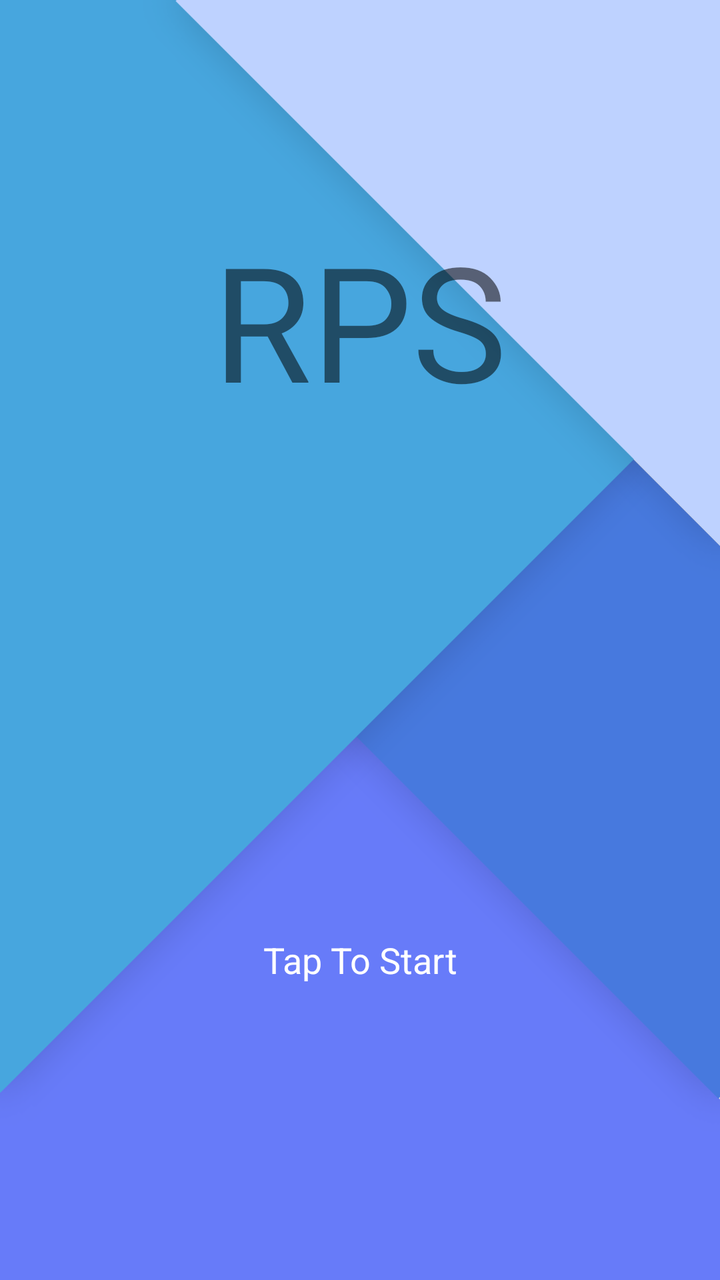
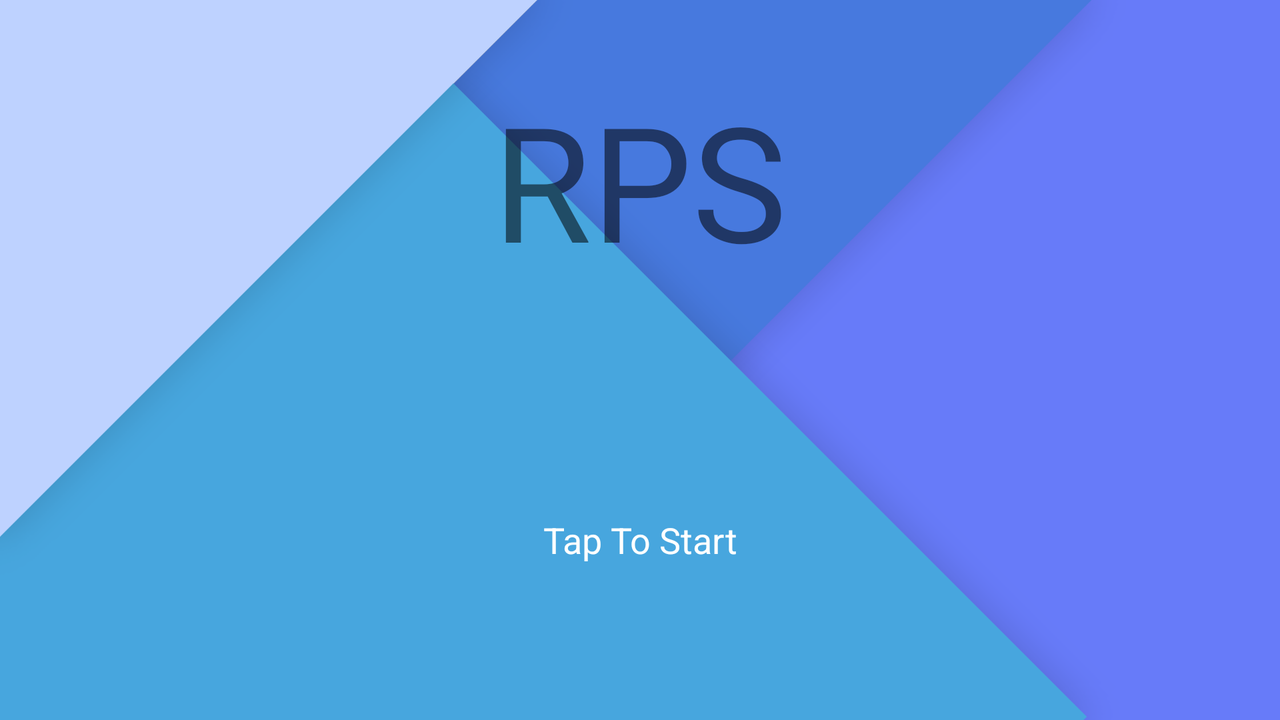

Two renders of one Android screen. The first uses the default layout on a phone; the second uses the alternative layout the repository ships for a different screen configuration, on a matching device. The two XML files are below.
<!-- AndroidManifest.xml: activity theme FullscreenTheme -->
<!-- res/layout/activity_welcome.xml -->
<?xml version="1.0" encoding="utf-8"?>
<LinearLayout xmlns:android="http://schemas.android.com/apk/res/android"
    xmlns:tools="http://schemas.android.com/tools"
    android:layout_width="match_parent"
    android:layout_height="match_parent"
    android:background="@drawable/back_main"
    tools:context=".WelcomeActivity"
    android:id="@+id/welcomeActivity"
    android:orientation="vertical">

    <LinearLayout
        android:id="@+id/welcomePage"
        android:onClick="welcomePageOnClick"
        android:layout_width="match_parent"
        android:layout_height="0dp"
        android:layout_weight="1"
        android:orientation="vertical">

        <TextView
            android:layout_width="match_parent"
            android:layout_height="0dp"
            android:layout_weight="1"
            android:fontFamily="@font/bilbo"
            android:gravity="center"
            android:text="@string/app_name"
            android:textSize="80sp" />

        <TextView
            android:id="@+id/tapToStart"
            android:layout_width="match_parent"
            android:layout_height="0dp"
            android:layout_weight="1"
            android:gravity="center"
            android:shadowColor="@color/text_shadow"
            android:text="@string/tapToStart"
            android:textColor="@color/text"
            android:textSize="18sp" />

    </LinearLayout>

    <LinearLayout
        android:id="@+id/menuPage"
        android:onClick="welcomePageOnClick"
        android:layout_width="match_parent"
        android:layout_height="0dp"
        android:layout_weight="0"
        android:orientation="vertical">

        <TextView
            android:layout_width="match_parent"
            android:layout_height="0dp"
            android:layout_weight="1"
            android:gravity="center"
            android:fontFamily="@font/bilbo"
            android:text="@string/app_name"
            android:textSize="80sp" />

        <ScrollView
            android:layout_width="match_parent"
            android:layout_height="0dp"
            android:layout_weight="1"
            android:paddingBottom="30sp">

            <LinearLayout
                android:id="@+id/menuBtns"
                android:layout_width="match_parent"
                android:layout_height="wrap_content"
                android:layout_marginLeft="100sp"
                android:layout_marginRight="100sp"
                android:orientation="vertical"
                android:gravity="center">

                <Button
                    android:id="@+id/btnBattle"
                    android:text="@string/start"
                    android:onClick="btnBattleOnClick"
                    android:layout_width="match_parent"
                    android:layout_height="wrap_content" />

                <Button
                    android:id="@+id/btnStatistics"
                    android:text="@string/statistics"
                    android:onClick="btnStatisticsOnClick"
                    android:layout_width="match_parent"
                    android:layout_height="wrap_content" />

                <Button
                    android:id="@+id/btnSettings"
                    android:text="@string/settings"
                    android:onClick="btnSettingsOnClick"
                    android:layout_width="match_parent"
                    android:layout_height="wrap_content" />

                <Button
                    android:id="@+id/btnTutorial"
                    android:text="@string/tutorial"
                    android:onClick="btnTutorialOnClick"
                    android:layout_width="match_parent"
                    android:layout_height="wrap_content" />

                <Button
                    android:id="@+id/btnExit"
                    android:onClick="exit"
                    android:text="@string/exit"
                    android:layout_width="match_parent"
                    android:layout_height="wrap_content" />

            </LinearLayout>

        </ScrollView>

    </LinearLayout>

    <ScrollView
        android:id="@+id/settingsPage"
        android:layout_width="match_parent"
        android:layout_height="0dp"
        android:layout_weight="0">

        <LinearLayout
            android:layout_width="match_parent"
            android:layout_height="wrap_content"
            android:orientation="vertical"
            android:padding="100sp">

            <TextView
                android:id="@+id/settingsTitle"
                android:layout_width="match_parent"
                android:layout_height="wrap_content"
                android:fontFamily="@font/bilbo"
                android:text="@string/app_name"
                android:textSize="36sp" />

            <EditText
                android:id="@+id/etSettingsUsername"
                android:hint="@string/username"
                android:maxLength="16"
                android:layout_width="match_parent"
                android:layout_height="wrap_content"
                android:layout_marginBottom="10dp" />

            <EditText
                android:id="@+id/etSettingsDob"
                android:hint="@string/dob"
                android:onClick="etSettingsDobOnClick"
                android:layout_width="match_parent"
                android:layout_height="wrap_content"
                android:layout_marginBottom="10dp" />

            <EditText
                android:id="@+id/etSettingsPhone"
                android:hint="@string/phone"
                android:inputType="number"
                android:maxLength="8"
                android:layout_width="match_parent"
                android:layout_height="wrap_content"
                android:layout_marginBottom="10dp" />

            <EditText
                android:id="@+id/etSettingsEmail"
                android:hint="@string/email"
                android:layout_width="match_parent"
                android:layout_height="wrap_content"
                android:layout_marginBottom="10dp" />

            <LinearLayout
                android:id="@+id/settingsBtns"
                android:layout_width="match_parent"
                android:layout_height="wrap_content"
                android:orientation="vertical"
                android:padding="30sp">

                <Button
                    android:id="@+id/btnSettingsConfirm"
                    android:text="@string/ok"
                    android:layout_width="match_parent"
                    android:onClick="btnSettingsConfirmOnClick"
                    android:layout_height="wrap_content" />

                <Button
                    android:id="@+id/btnSettingsClear"
                    android:text="@string/clear"
                    android:onClick="btnSettingsClearOnClick"
                    android:layout_width="match_parent"
                    android:layout_height="wrap_content" />

                <Button
                    android:id="@+id/btnSettingsBack"
                    android:text="@string/back"
                    android:layout_width="match_parent"
                    android:layout_height="wrap_content" />

            </LinearLayout>

        </LinearLayout>

    </ScrollView>

</LinearLayout>
<!-- resources referenced by this layout -->
<resources>
  <color name="text">#fff</color>
  <color name="text_shadow">#aaa</color>
  <!-- drawable back_main: png bitmap (drawable-hdpi, 17630 bytes) -->
  <string name="app_name">RPS</string>
  <string name="back">Back</string>
  <string name="clear">Clear</string>
  <string name="dob">date of birth</string>
  <string name="email">email</string>
  <string name="exit">exit</string>
  <string name="ok">OK!</string>
  <string name="phone">phone</string>
  <string name="settings">settings</string>
  <string name="start">start</string>
  <string name="statistics">statistics</string>
  <string name="tapToStart">Tap To Start</string>
  <string name="tutorial">tutorial</string>
  <string name="username">username</string>
  <style name="FullscreenTheme" parent="AppTheme" />
  <style name="AppTheme" parent="Theme.AppCompat.Light.NoActionBar">
          <item name="android:windowAnimationStyle">@null</item>
      </style>
</resources>
<!-- res/layout-land/activity_welcome.xml (the repository's variant of the layout above) -->
<!-- drawn on the phone turned sideways -->
<?xml version="1.0" encoding="utf-8"?>
<LinearLayout xmlns:android="http://schemas.android.com/apk/res/android"
    xmlns:tools="http://schemas.android.com/tools"
    android:layout_width="match_parent"
    android:layout_height="match_parent"
    android:background="@drawable/back_main_land"
    tools:context=".WelcomeActivity"
    android:id="@+id/welcomeActivity"
    android:orientation="vertical">

    <LinearLayout
        android:id="@+id/welcomePage"
        android:onClick="welcomePageOnClick"
        android:layout_width="match_parent"
        android:layout_height="0dp"
        android:layout_weight="1"
        android:orientation="vertical">

        <TextView
            android:layout_width="match_parent"
            android:layout_height="0dp"
            android:layout_weight="1"
            android:fontFamily="@font/bilbo"
            android:gravity="center"
            android:text="@string/app_name"
            android:textSize="80sp" />

        <TextView
            android:id="@+id/tapToStart"
            android:layout_width="match_parent"
            android:layout_height="0dp"
            android:layout_weight="1"
            android:gravity="center"
            android:shadowColor="@color/text_shadow"
            android:text="@string/tapToStart"
            android:textColor="@color/text"
            android:textSize="18sp" />

    </LinearLayout>

    <LinearLayout
        android:id="@+id/menuPage"
        android:onClick="welcomePageOnClick"
        android:layout_width="match_parent"
        android:layout_height="0dp"
        android:layout_weight="0"
        android:orientation="horizontal">

        <TextView
            android:layout_width="0dp"
            android:layout_height="match_parent"
            android:layout_weight="1"
            android:gravity="center"
            android:fontFamily="@font/bilbo"
            android:text="@string/app_name"
            android:textSize="80sp" />

        <LinearLayout
            android:id="@+id/menuBtns"
            android:layout_width="0dp"
            android:layout_height="match_parent"
            android:layout_weight="1"
            android:layout_marginHorizontal="100sp"
            android:orientation="vertical"
            android:gravity="center">

            <Button
                android:id="@+id/btnBattle"
                android:text="@string/start"
                android:onClick="btnBattleOnClick"
                android:layout_width="match_parent"
                android:layout_height="wrap_content" />

            <Button
                android:id="@+id/btnStatistics"
                android:text="@string/statistics"
                android:onClick="btnStatisticsOnClick"
                android:layout_width="match_parent"
                android:layout_height="wrap_content" />

            <Button
                android:id="@+id/btnSettings"
                android:text="@string/settings"
                android:onClick="btnSettingsOnClick"
                android:layout_width="match_parent"
                android:layout_height="wrap_content" />

            <Button
                android:id="@+id/btnTutorial"
                android:text="@string/tutorial"
                android:onClick="btnTutorialOnClick"
                android:layout_width="match_parent"
                android:layout_height="wrap_content" />

            <Button
                android:id="@+id/btnExit"
                android:onClick="exit"
                android:text="@string/exit"
                android:layout_width="match_parent"
                android:layout_height="wrap_content" />

        </LinearLayout>

    </LinearLayout>

    <LinearLayout
        android:id="@+id/settingsPage"
        android:layout_width="match_parent"
        android:layout_height="0dp"
        android:layout_weight="0"
        android:orientation="horizontal"
        android:padding="100sp">

        <LinearLayout
            android:layout_width="0dp"
            android:layout_weight="1"
            android:layout_height="match_parent"
            android:gravity="center"
            android:orientation="vertical">

            <TextView
                android:id="@+id/settingsTitle"
                android:layout_width="match_parent"
                android:layout_height="wrap_content"
                android:fontFamily="@font/bilbo"
                android:text="@string/app_name"
                android:textSize="36sp" />

            <EditText
                android:id="@+id/etSettingsUsername"
                android:hint="@string/username"
                android:maxLength="16"
                android:layout_width="match_parent"
                android:layout_height="wrap_content"
                android:layout_marginBottom="10dp" />

            <EditText
                android:id="@+id/etSettingsDob"
                android:hint="@string/dob"
                android:onClick="etSettingsDobOnClick"
                android:layout_width="match_parent"
                android:layout_height="wrap_content"
                android:layout_marginBottom="10dp" />

            <EditText
                android:id="@+id/etSettingsPhone"
                android:hint="@string/phone"
                android:inputType="number"
                android:maxLength="8"
                android:layout_width="match_parent"
                android:layout_height="wrap_content"
                android:layout_marginBottom="10dp" />

            <EditText
                android:id="@+id/etSettingsEmail"
                android:hint="@string/email"
                android:layout_width="match_parent"
                android:layout_height="wrap_content"
                android:layout_marginBottom="10dp" />

        </LinearLayout>

        <LinearLayout
            android:id="@+id/settingsBtns"
            android:layout_width="0dp"
            android:layout_height="match_parent"
            android:layout_weight="1"
            android:gravity="center"
            android:orientation="vertical"
            android:padding="30sp">

            <Button
                android:id="@+id/btnSettingsConfirm"
                android:text="@string/ok"
                android:layout_width="match_parent"
                android:onClick="btnSettingsConfirmOnClick"
                android:layout_height="wrap_content" />

            <Button
                android:id="@+id/btnSettingsClear"
                android:text="@string/clear"
                android:onClick="btnSettingsClearOnClick"
                android:layout_width="match_parent"
                android:layout_height="wrap_content" />

            <Button
                android:id="@+id/btnSettingsBack"
                android:text="@string/back"
                android:layout_width="match_parent"
                android:layout_height="wrap_content" />

        </LinearLayout>

    </LinearLayout>

</LinearLayout>
<!-- resources referenced by the variant -->
<!-- as the phone turned sideways resolves them -->
<resources>
  <color name="text">#fff</color>
  <color name="text_shadow">#aaa</color>
  <!-- drawable back_main_land: png bitmap (drawable-land-hdpi, 16349 bytes) -->
  <string name="app_name">RPS</string>
  <string name="back">Back</string>
  <string name="clear">Clear</string>
  <string name="dob">date of birth</string>
  <string name="email">email</string>
  <string name="exit">exit</string>
  <string name="ok">OK!</string>
  <string name="phone">phone</string>
  <string name="settings">settings</string>
  <string name="start">start</string>
  <string name="statistics">statistics</string>
  <string name="tapToStart">Tap To Start</string>
  <string name="tutorial">tutorial</string>
  <string name="username">username</string>
  <style name="FullscreenTheme" parent="AppTheme" />
  <style name="AppTheme" parent="Theme.AppCompat.Light.NoActionBar">
          <item name="android:windowAnimationStyle">@null</item>
      </style>
</resources>
